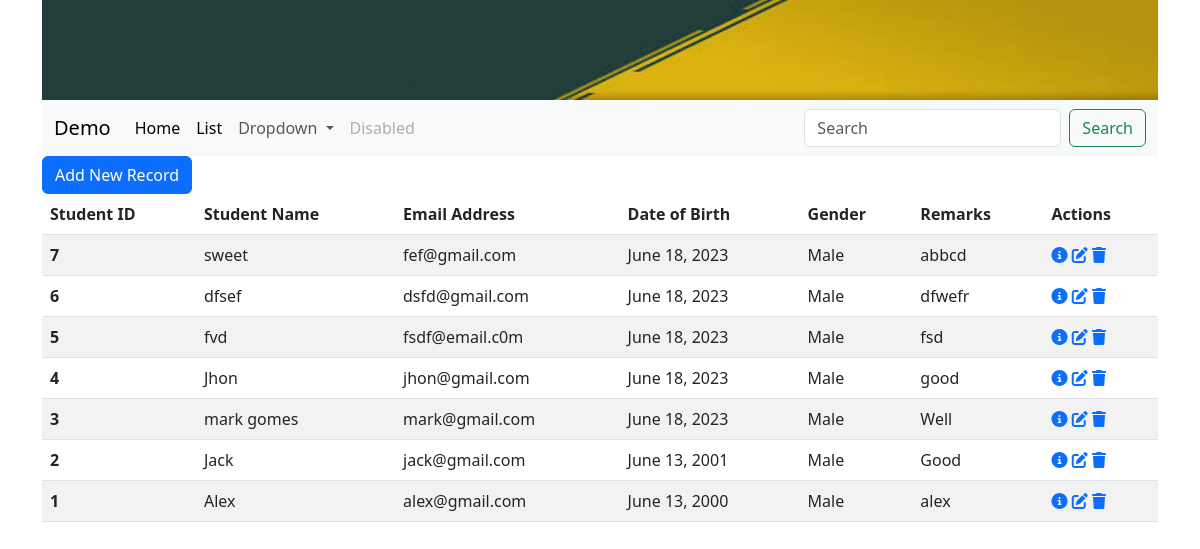
Page /myapp/list/ on the committed database.
### myApp/models.py (models this page shows, shortened)
class Student(models.Model):
    GENDER_CHOICES = [ ('Male' , 'Male'), ('Female', 'Female'),]
    name = models.CharField(max_length=100)
    email = models.EmailField(unique=True,blank=True)
    dob = models.DateField(default=datetime.now, blank=True)
    gender = models.CharField(max_length=6,choices=GENDER_CHOICES,default='Male',)
    remarks = models.TextField(default='', blank=True)

### myApp/views.py (the view)
# urls.py: path('list/',views.list,name='list'),
def list(request):
    students = Student.objects.order_by('-id')
    context = {'students' : students, 'title' : 'List'}
    return render(request, "myApp/list.html", context)

### templates/myApp/list.html (shortened to what this page needs)
{% extends 'base.html' %}
{% load static %}
{% block content %}
<a href="{% url 'create' %}" class="btn btn-primary">Add New Record</a>
<div>
<table class="table table-striped" id = "stdtable">
    <thead>
      <tr>
        <th scope="col">Student ID</th>
        <th scope="col">Student Name</th>
        <th scope="col">Email Address</th>
        <th scope="col">Date of Birth</th>
        <th scope="col">Gender</th>
        <th scope="col">Remarks</th>
        <th scope="col">Actions</th>
      </tr>
    </thead>
    <tbody>
      {% for student in students %}
      <tr>
        <th>{{student.id}}</th>
        <td>{{student.name}}</td>
        <td>{{student.email}}</td>
        <td>{{student.dob}}</td>
        <td>{{student.gender}}</td>
        <td>{{student.remarks}}</td>
        <td>
          <a href="{% url 'details' student.id %}"><i class='fa fa-info-circle fa-x1'></i></a>
          <a href="{% url 'edit' student.id %}"><i class='fa fa-edit fa-x1'></i></a>
          <a onclick = "return confirm('Are you sure you want to delete this?')" href="#"><i class='fa fa-trash fa-x1'></i></a>
        </td>
      </tr>
      {% endfor %}
    </tbody>
</table>
{% endblock content %}

### templates/base.html (shortened to what this page needs)
{% load static %}
<!doctype html>
<html lang="en">
  <head>
    <link rel="stylesheet" href="https://cdnjs.cloudflare.com/ajax/libs/font-awesome/6.4.0/css/all.min.css" />
    <link href="https://cdn.jsdelivr.net/npm/bootstrap@5.3.0-alpha1/dist/css/bootstrap.min.css" rel="stylesheet">
  </head>
  <body>
    <div class="container">
      <div>
        <img src="{% static 'img/download.jpg' %}" alt="" width="100%" height="100px">
      </div>
      <nav class="navbar navbar-expand-lg bg-body-tertiary">
        <div class="container-fluid">
          <a class="navbar-brand" href="{% url 'home' %}">Demo</a>
          <div class="collapse navbar-collapse" id="navbarSupportedContent">
            <ul class="navbar-nav me-auto mb-2 mb-lg-0">
              <li class="nav-item">
                <a class="nav-link active" aria-current="page" href="{% url 'home' %}">Home</a>
              </li>
              <li class="nav-item">
                <a class="nav-link active" href="{% url 'list' %}">List</a>
              </li>
              <li class="nav-item dropdown">
                <a class="nav-link dropdown-toggle" href="#" role="button" data-bs-toggle="dropdown" aria-expanded="false">
                  Dropdown
                </a>
              </li>
              <li class="nav-item">
                <a class="nav-link disabled">Disabled</a>
              </li>
            </ul>
            <form class="d-flex" role="search">
              <input class="form-control me-2" type="search" placeholder="Search" aria-label="Search">
              <button class="btn btn-outline-success" type="submit">Search</button>
            </form>
          </div>
        </div>
      </nav>
      {% block content %}
      {% endblock content %}
    </div>
  </body>
</html>

### rows in the picture
Student: id "7", name "sweet", email "fef@gmail.com", dob "June 18, 2023", gender "Male", remarks "abbcd"
Student: id "6", name "dfsef", email "dsfd@gmail.com", dob "June 18, 2023", gender "Male", remarks "dfwefr"
Student: id "5", name "fvd", email "fsdf@email.c0m", dob "June 18, 2023", gender "Male", remarks "fsd"
Student: id "4", name "Jhon", email "jhon@gmail.com", dob "June 18, 2023", gender "Male", remarks "good"
Student: id "3", name "mark gomes", email "mark@gmail.com", dob "June 18, 2023", gender "Male", remarks "Well"
Student: id "2", name "Jack", email "jack@gmail.com", dob "June 13, 2001", gender "Male", remarks "Good"
Student: id "1", name "Alex", email "alex@gmail.com", dob "June 13, 2000", gender "Male", remarks "alex"
